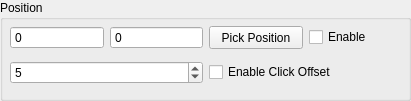
   <widget class="QGroupBox" name="groupBox_3">
    <property name="geometry">
     <rect>
      <x>10</x>
      <y>260</y>
      <width>411</width>
      <height>101</height>
     </rect>
    </property>
    <property name="font">
     <font>
      <family>Leelawadee UI</family>
      <pointsize>9</pointsize>
      <bold>false</bold>
     </font>
    </property>
    <property name="toolTipDuration">
     <number>-1</number>
    </property>
    <property name="locale">
     <locale language="English" country="UnitedStates"/>
    </property>
    <property name="title">
     <string>Position</string>
    </property>
    <widget class="QWidget" name="gridLayoutWidget_3">
     <property name="geometry">
      <rect>
       <x>10</x>
       <y>20</y>
       <width>392</width>
       <height>71</height>
      </rect>
     </property>
     <property name="font">
      <font>
       <family>Leelawadee UI</family>
       <pointsize>9</pointsize>
       <bold>false</bold>
      </font>
     </property>
     <property name="toolTipDuration">
      <number>-1</number>
     </property>
     <property name="locale">
      <locale language="English" country="UnitedStates"/>
     </property>
     <layout class="QGridLayout" name="gridLayout_3">
      <item row="2" column="0" colspan="2">
       <widget class="QSpinBox" name="ClickOffsetInputBox">
        <property name="font">
         <font>
          <family>Leelawadee UI</family>
          <pointsize>9</pointsize>
          <bold>false</bold>
         </font>
        </property>
        <property name="toolTip">
         <string>&lt;html&gt;&lt;head/&gt;&lt;body&gt;&lt;p&gt;Click offset will move the mouse between each click. This feature is designed to make the clicker seem more &amp;quot;human&amp;quot;. &lt;/p&gt;&lt;p&gt;&lt;span style=&quot; font-weight:700;&quot;&gt;A value between 3 and 10 is recommended&lt;/span&gt;&lt;/p&gt;&lt;p&gt;Please note that I have no clue if this actually does anything against the detection of this autoclicker :)&lt;/p&gt;&lt;/body&gt;&lt;/html&gt;</string>
        </property>
        <property name="toolTipDuration">
         <number>-1</number>
        </property>
        <property name="locale">
         <locale language="English" country="UnitedStates"/>
        </property>
        <property name="maximum">
         <number>1000</number>
        </property>
        <property name="value">
         <number>5</number>
        </property>
       </widget>
      </item>
      <item row="0" column="0">
       <widget class="QSpinBox" name="PosXInputBox">
        <property name="maximumSize">
         <size>
          <width>10000</width>
          <height>16777215</height>
         </size>
        </property>
        <property name="font">
         <font>
          <family>Leelawadee UI</family>
          <pointsize>9</pointsize>
          <bold>false</bold>
         </font>
        </property>
        <property name="toolTip">
         <string>X position on screen</string>
        </property>
        <property name="toolTipDuration">
         <number>-1</number>
        </property>
        <property name="locale">
         <locale language="English" country="UnitedStates"/>
        </property>
        <property name="frame">
         <bool>true</bool>
        </property>
        <property name="readOnly">
         <bool>false</bool>
        </property>
        <property name="buttonSymbols">
         <enum>QAbstractSpinBox::ButtonSymbols::NoButtons</enum>
        </property>
        <property name="maximum">
         <number>999999</number>
        </property>
        <property name="value">
         <number>0</number>
        </property>
       </widget>
      </item>
      <item row="0" column="3">
       <widget class="QCheckBox" name="EnablePositionCheckBox">
        <property name="font">
         <font>
          <family>Leelawadee UI</family>
          <pointsize>9</pointsize>
          <bold>false</bold>
         </font>
        </property>
        <property name="toolTip">
         <string/>
        </property>
        <property name="toolTipDuration">
         <number>-1</number>
        </property>
        <property name="locale">
         <locale language="English" country="UnitedStates"/>
        </property>
        <property name="text">
         <string>Enable</string>
        </property>
       </widget>
      </item>
      <item row="2" column="2" colspan="2">
       <widget class="QCheckBox" name="ClickOffsetCheckBox">
        <property name="font">
         <font>
          <family>Leelawadee UI</family>
          <pointsize>9</pointsize>
          <bold>false</bold>
         </font>
        </property>
        <property name="toolTipDuration">
         <number>-1</number>
        </property>
        <property name="locale">
         <locale language="English" country="UnitedStates"/>
        </property>
        <property name="text">
         <string>Enable Click Offset</string>
        </property>
       </widget>
      </item>
      <item row="0" column="2">
       <widget class="QPushButton" name="pushButton_3">
        <property name="minimumSize">
         <size>
          <width>0</width>
          <height>20</height>
         </size>
        </property>
        <property name="maximumSize">
         <size>
          <width>16777215</width>
          <height>25</height>
         </size>
        </property>
        <property name="font">
         <font>
          <family>Leelawadee UI</family>
          <pointsize>9</pointsize>
          <bold>false</bold>
         </font>
        </property>
        <property name="toolTip">
         <string>pick where the autoclicker should click (the mouse can not be moved while the autoclicker is active)</string>
        </property>
        <property name="toolTipDuration">
         <number>-1</number>
        </property>
        <property name="locale">
         <locale language="English" country="UnitedStates"/>
        </property>
        <property name="text">
         <string>Pick Position</string>
        </property>
       </widget>
      </item>
      <item row="0" column="1">
       <widget class="QSpinBox" name="PosYInputBox">
        <property name="maximumSize">
         <size>
          <width>10000</width>
          <height>16777215</height>
         </size>
        </property>
        <property name="font">
         <font>
          <family>Leelawadee UI</family>
          <pointsize>9</pointsize>
          <bold>false</bold>
         </font>
        </property>
        <property name="toolTip">
         <string>Y position on screen</string>
        </property>
        <property name="toolTipDuration">
         <number>-1</number>
        </property>
        <property name="locale">
         <locale language="English" country="UnitedStates"/>
        </property>
        <property name="frame">
         <bool>true</bool>
        </property>
        <property name="readOnly">
         <bool>false</bool>
        </property>
        <property name="buttonSymbols">
         <enum>QAbstractSpinBox::ButtonSymbols::NoButtons</enum>
        </property>
        <property name="maximum">
         <number>999999</number>
        </property>
        <property name="value">
         <number>0</number>
        </property>
       </widget>
      </item>
     </layout>
    </widget>
   </widget>
